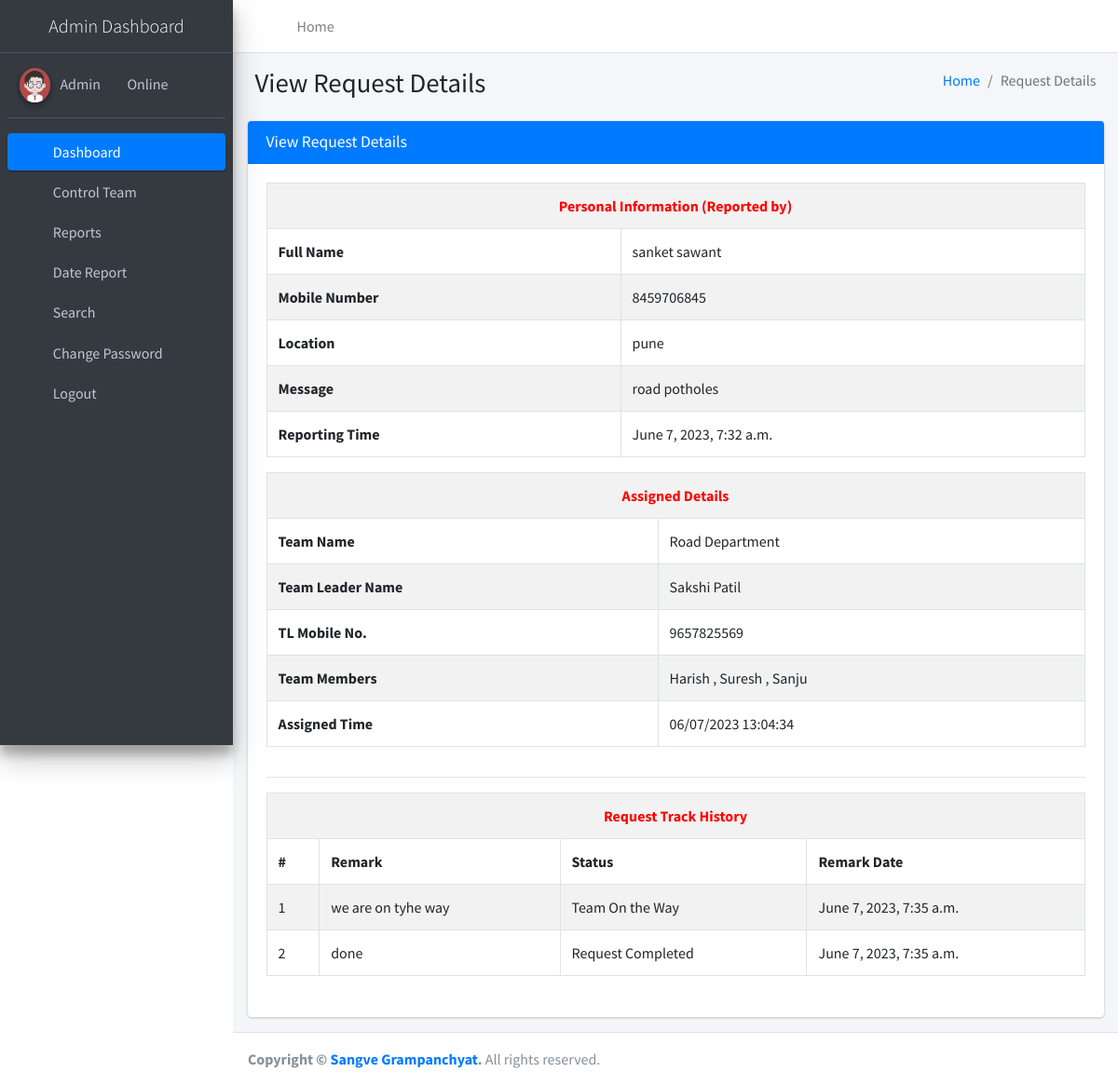
The page /viewRequestDetails/6 (signed in) on the database its author committed.
### firereport/models.py (models this page shows, shortened)
class Firereport(models.Model):
    FullName = models.CharField(max_length=250, null=True)
    MobileNumber = models.CharField(max_length=12, null=True)
    Location = models.CharField(max_length=200, null=True)
    Message = models.CharField(max_length=200, null=True)
    AssignTo = models.ForeignKey(Teams, on_delete=models.CASCADE, null=True)
    Status = models.CharField(max_length=150, null=True)
    Postingdate = models.DateTimeField(auto_now_add=True)
    AssignedTime = models.CharField(max_length=150, null=True)
    UpdationDate = models.DateTimeField(null=True)

class Teams(models.Model):
    teamName = models.CharField(max_length=200, null=True)
    teamLeaderName = models.CharField(max_length=250, null=True)
    teamLeadMobno = models.CharField(max_length=15, null=True)
    teamMembers = models.CharField(max_length=300, null=True)
    postingDate = models.DateTimeField(auto_now_add=True)

class Firetequesthistory(models.Model):
    firereport = models.ForeignKey(Firereport, on_delete=models.CASCADE, null=True)
    status = models.CharField(max_length=200, null=True)
    remark = models.CharField(max_length=250, null=True)
    postingDate = models.DateTimeField(auto_now_add=True)

### firereport/views.py (the view)
# urls.py: path('viewRequestDetails/<int:pid>', viewRequestDetails, name='viewRequestDetails'),
def viewRequestDetails(request,pid):
    if not request.user.is_authenticated:
        return redirect('admin_login')
    firereport = Firereport.objects.get(id=pid)
    report1 = Firetequesthistory.objects.filter(firereport=firereport)
    firereportid = firereport.id
    team = Teams.objects.all()
    reportcount = Firetequesthistory.objects.filter(firereport=firereport).count()
    try:
        if request.method == "POST":
            teamid = request.POST['AssignTo']
            Status="Assigned"
            team1 = Teams.objects.get(id=teamid)
            try:
                firereport.AssignTo = team1
                firereport.Status = Status
                now = datetime.now()
                firereport.AssignedTime = now.strftime("%m/%d/%Y %H:%M:%S")
                firereport.save()
                error = "no"
            except:
                error = "yes"
    except:
        if request.method == "POST":
            status = request.POST['status']
            remark = request.POST['remark']
            try:
                requesttracking = Firetequesthistory.objects.create(firereport=firereport,status=status, remark=remark)
                firereport.Status = status
                firereport.save()
                firereport.UpdationDate = date.today()
                error1 = "no"
            except:
                error1 = "yes"
    return render(request, 'admin/viewRequestDetails.html', locals())

### firereport/templates/admin/viewRequestDetails.html (shortened to what this page needs)
{% extends 'adminNavbar.html' %}
{% block main %}
{% load static %}
<section class="content">
    <div class="content-header">
        <div class="container-fluid">
            <div class="row mb-2">
                <div class="col-sm-6">
                    <h1 class="m-0">View Request Details</h1>
                </div>
                <div class="col-sm-6">
                    <ol class="breadcrumb float-sm-right">
                        <li class="breadcrumb-item"><a href="{% url 'dashboard' %}">Home</a></li>
                        <li class="breadcrumb-item active">Request Details</li>
                    </ol>
                </div>
            </div>
        </div>
    </div>
    <div class="container-fluid">
        <div class="row">
            <div class="col-md-12">
                <div class="card card-primary">
                    <div class="card-header">
                        <h3 class="card-title">View Request Details</h3>
                    </div>
                    <div class="card-body">
                        <div class="row">
                            <div class="col-12">
                                <table id="example1" class="table table-bordered table-striped">
                                    <tr>
                                        <th style="text-align: center; color: red;" colspan="2">Personal Information (Reported by)
                                        </th>
                                    </tr>
                                    <tr>
                                        <th>Full Name</th>
                                        <td>{{firereport.FullName}}</td>
                                    </tr>
                                    <tr>
                                        <th>Mobile Number</th>
                                        <td>{{firereport.MobileNumber}}</td>
                                    </tr>
                                    <tr>
                                        <th>Location</th>
                                        <td>{{firereport.Location}}</td>
                                    </tr>
                                    <tr>
                                        <th>Message</th>
                                        <td>{{firereport.Message}}</td>
                                    </tr>
                                    <tr>
                                        <th>Reporting Time</th>
                                        <td>{{firereport.Postingdate}}</td>
                                    </tr>
                                </table>
                            </div>
                            {% if firereport.AssignTo == null %}
                            <h4 align="center" style="color:red;"> Not Assigned Yet </h4>
                            {% else %}
                            <div class="col-12">
                                <table id="example1" class="table table-bordered table-striped">
                                    <tr>
                                        <th style="text-align: center; color: red;" colspan="2">Assigned Details</th>
                                    </tr>
                                    <tr>
                                        <th>Team Name</th>
                                        <td>{{firereport.AssignTo.teamName}}</td>
                                    </tr>
                                    <tr>
                                        <th>Team Leader Name</th>
                                        <td>{{firereport.AssignTo.teamLeaderName}}</td>
                                    </tr>
                                    <tr>
                                        <th>TL Mobile No.</th>
                                        <td>{{firereport.AssignTo.teamLeadMobno}}</td>
                                    </tr>
                                    <tr>
                                        <th>Team Members</th>
                                        <td>{{firereport.AssignTo.teamMembers}}</td>
                                    </tr>
                                    <tr>
                                        <th>Assigned Time</th>
                                        <td>{{firereport.AssignedTime}}</td>
                                    </tr>
                                </table>
                            </div>
                            {% endif %}
                        </div>
                        <hr>
                        {% if reportcount != 0 %}
                        <table id="example1" class="table table-bordered table-striped">
                            <tr align="center" style="color: red;">
                                <th colspan="4">Request Track History</th>
                            </tr>
                            <tr>
                                <th>#</th>
                                <th>Remark</th>
                                <th>Status</th>
                                <th>Remark Date</th>
                            </tr>
                            {% for i in report1 %}
                            <tr>
                                <td>{{forloop.counter}}</td>
                                <td>{{i.remark}}</td>
                                <td>{{i.status}}</td>
                                <td>{{i.postingDate}}</td>
                            </tr>
                            {% endfor %}
                        </table>
                        {% endif %}
                        <br>
                    </div>
                </div>
            </div>
        </div>
    </div>
</section>
{% endblock %}

### rows shown on the page
Firereport: FullName "sanket sawant", MobileNumber "8459706845", Location "pune", Message "road potholes", Postingdate "June 7, 2023, 7:32 a.m.", AssignTo.teamName "Road Department", AssignTo.teamLeaderName "Sakshi Patil", AssignTo.teamLeadMobno "9657825569", AssignTo.teamMembers "Harish , Suresh , Sanju", AssignedTime "06/07/2023 13:04:34"
Firetequesthistory: remark "we are on tyhe way", status "Team On the Way", postingDate "June 7, 2023, 7:35 a.m."
Firetequesthistory: remark "done", status "Request Completed", postingDate "June 7, 2023, 7:35 a.m."
